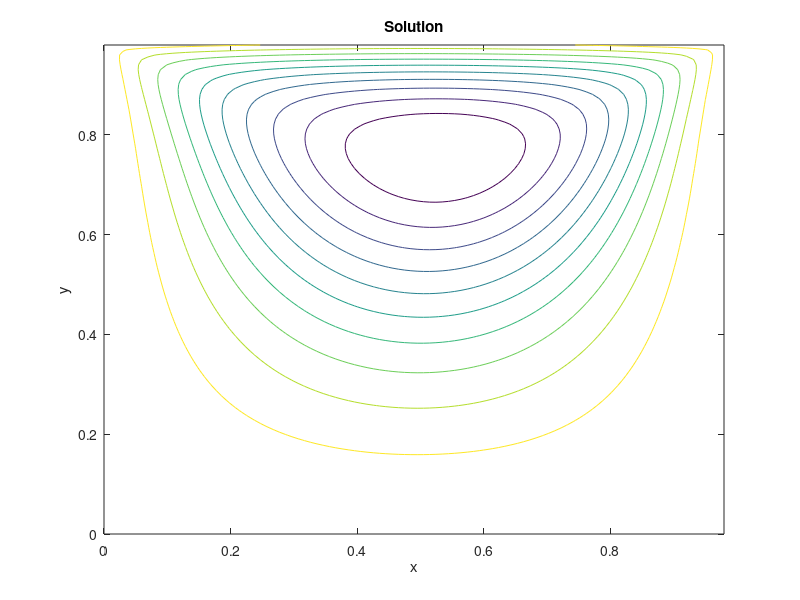

MATLAB code to generate this figure:
clear;close all;clc;

% D2Q9 solver
% Same as cavity, but just with clearer distinction between the physical,
% nondimensional and numerical/discrete parameters.

% Physical parameters.
L_p = 0.2; % Cavity dimension. 
U_p = 0.2; % Cavity lid velocity.
nu_p = 1.586e-5; % Physical kinematic viscosity.
rho0 = 5;
% Nondimensional parameters.
Re = L_p*U_p/nu_p;
disp(['Reynolds number: ' num2str(Re)]);
% Discrete/numerical parameters.
nodes = 100;
dt = 0.1;
timesteps = 1000;

% Derived physical parameters.
t_p = L_p / U_p;
disp(['Physical time scale: ' num2str(t_p) ' s']);
% Derived discrete parameters.
dh = 1/(nodes+1);
nu_lb = dt / dh^2 / Re;
tau = 3*nu_lb + 0.5;
disp(['Relaxation time: ' num2str(tau)]);
omega = 1 / tau;
disp(['Relaxation parameter: ' num2str(omega)]);
u_lb = dh / dt;
disp(['Lattice speed: ' num2str(u_lb)])
% Lattice link constants.
w = zeros(9,1);
w(1) = 4/9;
w(2:5) = 1/9;
w(6:9) = 1/36;
c = zeros(9,2);
c(1,:) = [0, 0];
c(2,:) = [1, 0];
c(3,:) = [0, 1];
c(4,:) = [-1, 0];
c(5,:) = [0, -1];
c(6,:) = [1, 1];
c(7,:) = [-1, 1];
c(8,:) = [-1, -1];
c(9,:) = [1, -1];

% Initialize.
rho = rho0*ones(nodes,nodes);
u = zeros(nodes,nodes);
v = zeros(nodes,nodes);
f = zeros(nodes,nodes,9);
feq = zeros(nodes,nodes,9);
% BC.
u(end,2:end-1) = u_lb;

% Main loop.
reconstruction_time = 0;
collision_time = 0;
streaming_time = 0;
bc_time = 0;
for iter = 1:timesteps
    disp(['Running timestep ' num2str(iter)]);
    % Collision.
    tic;
    t1 = u.*u + v.*v;
    for k = 1:9
        t2 = c(k,1)*u + c(k,2)*v;
        feq(:,:,k) = w(k)*rho.*(1 ...
            + 3*t2 ...
            + 4.5*t2.^2 ...
            - 1.5*t1);
        f(:,:,k) = omega*feq(:,:,k)+(1-omega)*f(:,:,k);
    end
    collision_time = collision_time + toc;
    % Streaming.
    tic;
    f(:,2:end,2) = f(:,1:end-1,2); % East vector.
    f(2:end,:,3) = f(1:end-1,:,3); % North vector.
    f(:,1:end-1,4) = f(:,2:end,4); % West vector.
    f(1:end-1,:,5) = f(2:end,:,5); % South vector.
    f(2:end,2:end,6) = f(1:end-1,1:end-1,6); % Northeast vector.
    f(2:end,1:end-1,7) = f(1:end-1,2:end,7); % Northwest vector.
    f(1:end-1,1:end-1,8) = f(2:end,2:end,8); % Southwest vector.
    f(1:end-1,2:end,9) = f(2:end,1:end-1,9); % Southeast vector.
    streaming_time = streaming_time + toc;
    % BC.
    tic;
    f(:,1,2) = f(:,1,4); % West bounceback.
    f(:,1,6) = f(:,1,8); % West bounceback.
    f(:,1,9) = f(:,1,7); % West bounceback.
    f(:,end,4) = f(:,end,2); % East bounceback.
    f(:,end,8) = f(:,end,6); % East bounceback.
    f(:,end,7) = f(:,end,9); % East bounceback.
    f(1,:,3) = f(1,:,5); % South bounceback.
    f(1,:,6) = f(1,:,8); % South bounceback.
    f(1,:,7) = f(1,:,9); % South bounceback.
    rho_end = f(end,2:end-1,1) + f(end,2:end-1,2) + f(end,2:end-1,4) + ...
        2*( f(end,2:end-1,3) + f(end,2:end-1,7) + f(end,2:end-1,6) );
    f(end,2:end-1,5) = f(end,2:end-1,3); % North boundary (moving lid).
    f(end,2:end-1,9) = f(end,2:end-1,7) + (u_lb / 6)*rho_end; % North boundary (moving lid).
    f(end,2:end-1,8) = f(end,2:end-1,6) - (u_lb / 6)*rho_end; % North boundary (moving lid).
    bc_time = bc_time + toc;
    % Density and velocity reconstruction.
    tic;
    rho = sum(f,3);
    rho(end,2:end) = f(end,2:end,1) + f(end,2:end,2) + f(end,2:end,4) + ...
        2*( f(end,2:end,3) + f(end,2:end,7) + f(end,2:end,6) );
    u(2:end-1,2:end) = 0;
    v(2:end-1,2:end) = 0;
    for k = 1:9
        u(2:end-1,2:end) = u(2:end-1,2:end) + c(k,1)*f(2:end-1,2:end,k);
        v(2:end-1,2:end) = v(2:end-1,2:end) + c(k,2)*f(2:end-1,2:end,k);
    end
    u(2:end-1,2:end) = u(2:end-1,2:end) ./ rho(2:end-1,2:end);
    v(2:end-1,2:end) = v(2:end-1,2:end) ./ rho(2:end-1,2:end);
    reconstruction_time = reconstruction_time + toc;
end

% Timing outputs.
total_time = reconstruction_time + collision_time + streaming_time + bc_time;
disp(['Solution reconstruction time (s): ' num2str(reconstruction_time)]);
disp(['Collision time (s): ' num2str(collision_time)]);
disp(['Streaming time (s): ' num2str(streaming_time)]);
disp(['BC time (s): ' num2str(bc_time)]);
disp(['Solution reconstruction fraction: ' num2str(reconstruction_time/total_time)]);
disp(['Collision fraction: ' num2str(collision_time/total_time)]);
disp(['Streaming fraction: ' num2str(streaming_time/total_time)]);
disp(['BC fraction: ' num2str(bc_time/total_time)]);

% Streamfunction calculation.
strf = zeros(nodes,nodes);
for i = 2:nodes
    rho_av = 0.5*( rho(1,i-1) + rho(1,i) );
    strf(1,i) = strf(1,i-1) - 0.5*rho_av*( v(1,i-1) + v(1,i) );
    for j = 2:nodes
        rho_m = 0.5 * ( rho(j,i) + rho(j-1,i) );
        strf(j,i) = strf(j-1,i) + 0.5*rho_m*( u(j-1,i) + u(j,i) );
    end
end

% % Plotting results!
figure;
L = dh*[nodes-1, nodes-1] ; % x , y dimensions of physical domain.
x = linspace(0,L(1),nodes)';
y = linspace(0,L(2),nodes)';
[X, Y] = meshgrid(x,y);
contour(X, Y, strf);
title('Solution');
xlabel('x');
ylabel('y');
